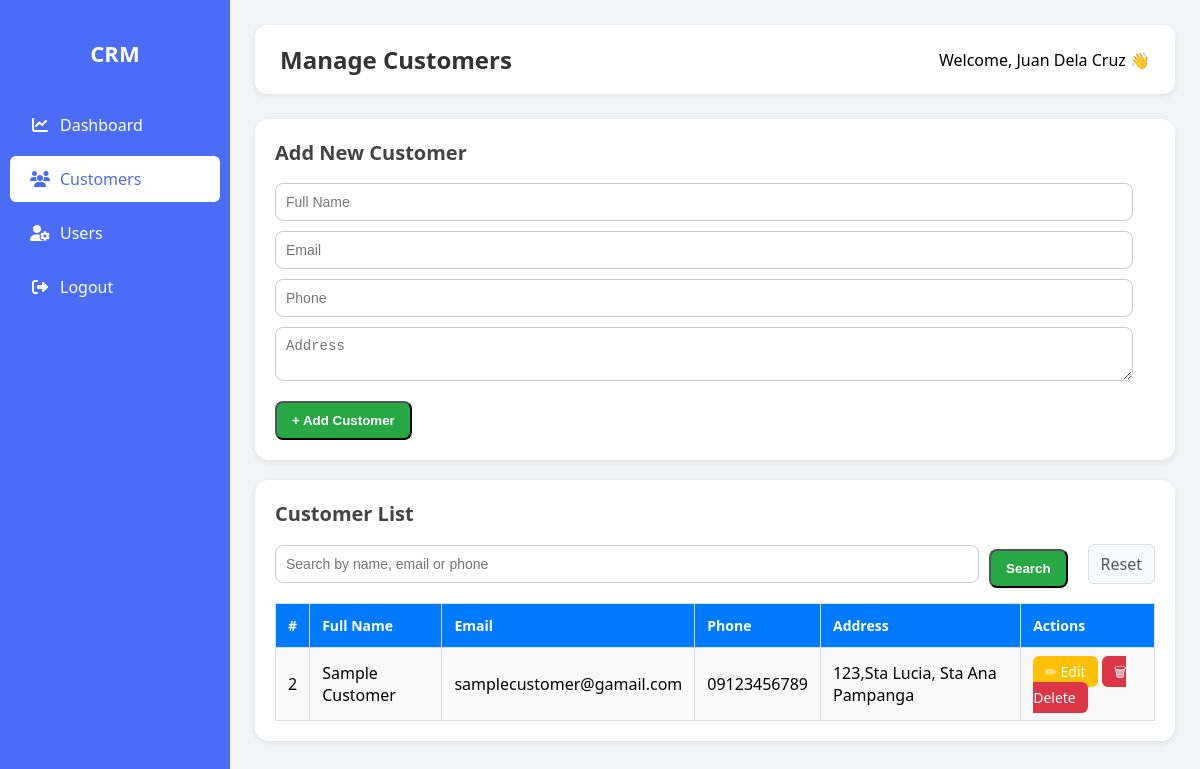
The page /customers.php (signed in) on the database as committed earlier.
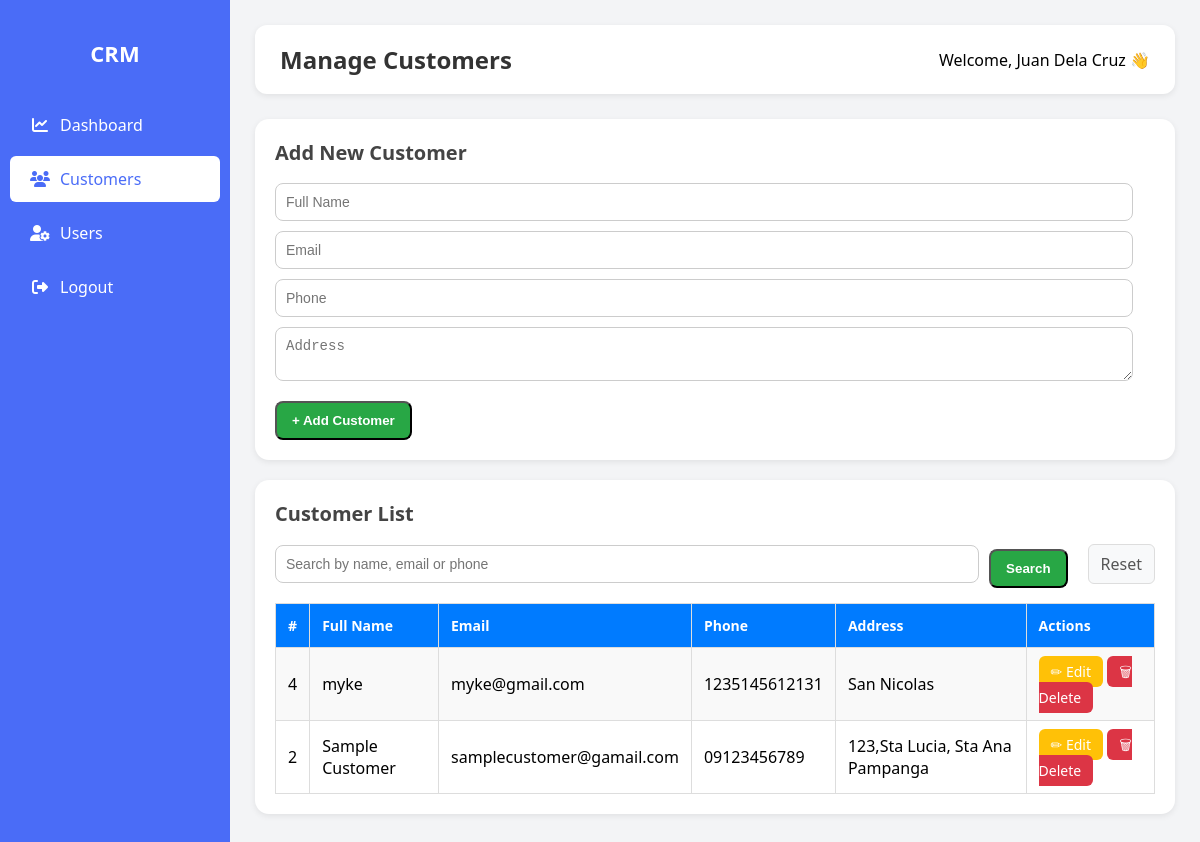
The same page on the database as committed later.
### tables this page shows
CREATE TABLE `customers` (
  `id` int(11) NOT NULL,
  `name` varchar(100) NOT NULL,
  `email` varchar(100) DEFAULT NULL,
  `phone` varchar(20) DEFAULT NULL,
  `address` text DEFAULT NULL,
  `created_at` timestamp NOT NULL DEFAULT current_timestamp()
);

### customers.php (the view, shortened to what this page needs)
<?php
include 'config.php';
$user_id = $_SESSION['user_id'];
$sql = "SELECT role FROM users WHERE id='$user_id' LIMIT 1";
$result = $conn->query($sql);
$user    = $result->fetch_assoc();
$role    = $user['role'];
if (isset($_GET['search']) && !empty($_GET['search'])) {
    $search = "%" . $_GET['search'] . "%";
    $stmt = $conn->prepare("SELECT * FROM customers WHERE name LIKE ? OR email LIKE ? OR phone LIKE ? ORDER BY id DESC");
    $stmt->bind_param("sss", $search, $search, $search);
    $stmt->execute();
    $result = $stmt->get_result();
    $stmt->close();
} else {
    $result = $conn->query("SELECT * FROM customers ORDER BY id DESC");
}
?>
<!DOCTYPE html>
<html lang="en">
<head>
    <link rel="stylesheet" href="https://cdnjs.cloudflare.com/ajax/libs/font-awesome/6.4.0/css/all.min.css">
</head>
<body>
    <div class="sidebar">
    <h2>CRM</h2>
     <a href="dashboard.php"><i class="fas fa-chart-line"></i> <span>Dashboard</span></a>
    <a href="customers.php" class="active"><i class="fas fa-users"></i> Customers</a>
    <?php if ($role === 'admin'): ?>
       <a href="users.php"><i class="fas fa-user-cog"></i> <span>Users</span></a>
    <?php endif; ?>
    <a href="logout.php"><i class="fas fa-sign-out-alt"></i> <span>Logout</span></a>
    </div>
    <div class="main-content">
        <div class="header">
            <h2>Manage Customers</h2>
            <span>Welcome, <?= htmlspecialchars($_SESSION['name']); ?> 👋</span>
        </div>
        <div class="card">
            <h3>Add New Customer</h3>
            <form method="POST">
                <input type="text" name="name" placeholder="Full Name" required><br>
                <input type="email" name="email" placeholder="Email"><br>
                <input type="text" name="phone" placeholder="Phone"><br>
                <textarea name="address" placeholder="Address"></textarea><br>
                <button type="submit" name="add_customer" class="btn-add">+ Add Customer</button>
            </form>
        </div>
        <div class="card">
            <h3>Customer List</h3>
            <form method="GET" class="search-bar">
                <input type="text" name="search" placeholder="Search by name, email or phone" value="<?= isset($_GET['search']) ? htmlspecialchars($_GET['search']) : '' ?>">
                <button type="submit" class="btn-add">Search</button>
                <a href="customers.php" class="cancel-btn">Reset</a>
            </form>
            <table>
                <tr>
                    <th>#</th>
                    <th>Full Name</th>
                    <th>Email</th>
                    <th>Phone</th>
                    <th>Address</th>
                    <th>Actions</th>
                </tr>
                <?php while ($row = $result->fetch_assoc()) { ?>
                <tr>
                    <td><?= $row['id']; ?></td>
                    <td><?= htmlspecialchars($row['name']); ?></td>
                    <td><?= htmlspecialchars($row['email']); ?></td>
                    <td><?= htmlspecialchars($row['phone']); ?></td>
                    <td><?= htmlspecialchars($row['address']); ?></td>
                    <td>
                        <a href="edit_customer.php?id=<?= $row['id']; ?>" class="btn btn-edit">✏ Edit</a>
                        <a href="customers.php?delete=<?= $row['id']; ?>" class="btn btn-delete" onclick="return confirm('Delete this customer?');">🗑 Delete</a>
                    </td>
                </tr>
                <?php } ?>
            </table>
        </div>
    </div>
</body>
</html>

Rows that differ between the two databases and show on the page:
added customers: id "4", name "myke", email "myke@gmail.com", phone "1235145612131", address "San Nicolas"
